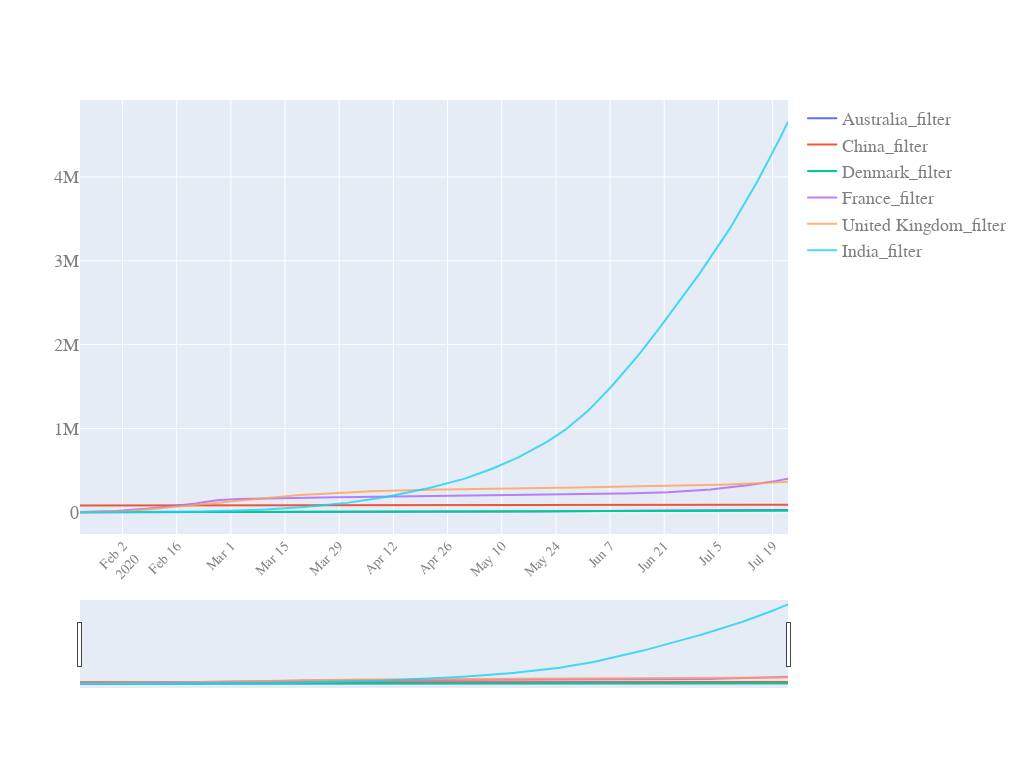

Notebook source saved alongside this figure:
### Code cell
start_pos=40 
quick_plot(df_analyse.date, df_analyse.iloc[50:,[8,9,10,11,12,13,14]],y_scale='linear', slider=True)

### Figure 1 — Plotly figure (JSON) as saved in the notebook; plotly's stock layout.template omitted (floating-point values rounded to 4 significant figures; data arrays with more than 128 entries replaced by an {"elided": "..."} marker saying what was removed)
{"data": [{"name": "Australia_filter", "type": "scatter", "x": {"elided": "234 str values"}, "y": {"elided": "184 float values"}}, {"name": "China_filter", "type": "scatter", "x": {"elided": "234 str values"}, "y": {"elided": "184 float values"}}, {"name": "Denmark_filter", "type": "scatter", "x": {"elided": "234 str values"}, "y": {"elided": "184 float values"}}, {"name": "France_filter", "opacity": 0.8, "type": "scatter", "x": {"elided": "234 str values"}, "y": {"elided": "184 float values"}}, {"name": "United Kingdom_filter", "opacity": 0.8, "type": "scatter", "x": {"elided": "234 str values"}, "y": {"elided": "184 float values"}}, {"name": "India_filter", "opacity": 0.8, "type": "scatter", "x": {"elided": "234 str values"}, "y": {"elided": "184 float values"}}], "layout": {"autosize": true, "font": {"color": "#7f7f7f", "family": "PT Sans, monospace", "size": 18}, "height": 768, "width": 1024, "xaxis": {"nticks": 20, "rangeslider": {"visible": true}, "tickangle": -45, "tickfont": {"color": "#7f7f7f", "size": 14}}, "yaxis": {"type": "linear"}}}
